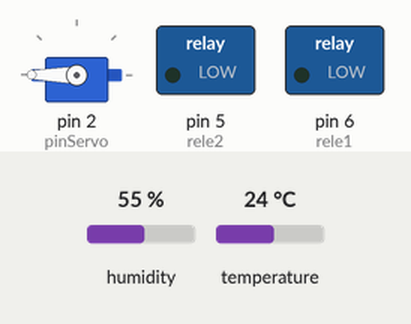
The sketch below on a simulated Arduino Uno, built with avr-gcc and run on an emulated ATmega328P. Shown: servo, switched loads named in the sketch (green lamp = pin HIGH). The inputs (shaded band) are chosen by the test bench; at power-on: humidity 55 %, temperature 24 °C. What the sketch prints to the serial monitor is not drawn.

Above: at 0.1 s.
Timing chart, 0 to 1.6 s (numbered marks = the images above):
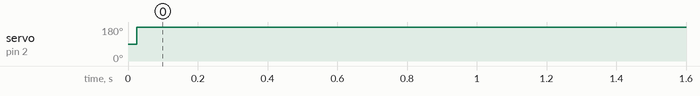

Measured:
- by itself, servo on pin 2 (pinServo): 90° → 180° at 0.03 s

The sketch:

Final.ino
```cpp
#include <Time.h>
#include <TimeLib.h>

#include <DHT.h>
#include <Servo.h> //Desactiva el pwm en los pines 9 y 10

#define DHTPIN 7 //Se define que al pin 7 estará conectado el sensor
#define DHTTYPE DHT11 //Definimos que el sensor a usar es el DHT11
DHT dht(DHTPIN, DHTTYPE); //Definimos el nombre del sensor con "dht" y donde irá conectado junto con el modelo
Servo miServo;

int conTiempo = 0;
int conTiempo2 = 0;

const int rele2 = 5; // Pin del rele 2
const int rele1 = 6; // Pin del rele 1

const int pinServo = 2;
const int pulsoMin = 550; // pulso en us para girar el servo a 0 grados
const int pulsoMax = 2250; // pulso en us para girar el servo a 180 grados

long miliVolts;
long temperatura;

void setup() {
  Serial.begin(9600); // Se inicia la comunicacion serial
  pinMode(rele2, OUTPUT);
  pinMode(rele1, OUTPUT);
  miServo.attach(pinServo, pulsoMin, pulsoMax);
}

void loop() {
  if(timeStatus() == timeNotSet){
     setTime(0,0,0,1,1,2016);
  }

  conTiempo = minute();


  float h = dht.readHumidity(); //Variable para leer la humedad
  float t = dht.readTemperature();

  if(isnan(h) || isnan(t)) //Si lo recibido en el comando de humedad y temperatura no es un número escribir "ERR"
  {
    Serial.println("ERRORRRR");
    return;
  }
  else{
    float hi = dht.computeHeatIndex(t, h); //Calcular temperatura y humedad

    if(t<=40.0){
      digitalWrite(rele1, LOW); // LOW encendido HIGH apagado
      digitalWrite(rele2, LOW); // LOW encendido HIGH apagado

      if(t>=50.0){
        digitalWrite(rele1, HIGH); // LOW encendido HIGH apagado
        digitalWrite(rele2, HIGH); // LOW encendido HIGH apagado
      }
    }
    else{

    }

    if(conTiempo < conTiempo2){
      if(((conTiempo + 60) - conTiempo2) >= 20){
        conTiempo2 = conTiempo;
        miServo.write(0);
        delay(2000);
        miServo.write(180);
        delay(2000);
        miServo.write(0);
      }
    }
    else{
      if((conTiempo - conTiempo2) >= 20){
        conTiempo2 = conTiempo;
        miServo.write(0);
        delay(2000);
        miServo.write(180);
        delay(2000);
        miServo.write(0);
      }
    }

    Serial.print("Servooo 1: ");
    Serial.print(miServo.read());
    miServo.write(180);
    delay(2000);
    Serial.print("Servooo 2: ");
    Serial.print(miServo.read());
    Serial.print(" ---Temperatura: ");
    Serial.print(t);
    Serial.println(" grados");
    Serial.print(", Humedad: ");
    Serial.print(h);
    Serial.print("%");
    Serial.print(", HI: ");
    Serial.print(hi);
    Serial.println("%");
    //delay(5000);

    digitalClockDisplay();
  }
}

void digitalClockDisplay(){
  // digital clock display of the time
  Serial.print(hour());
  printDigits(minute());
  printDigits(second());
  Serial.print(" ");
  Serial.print(day());
  Serial.print(" ");
  Serial.print(month());
  Serial.print(" ");
  Serial.print(year());
  Serial.println();
}

void printDigits(int digits){
  // utility function for digital clock display: prints preceding colon and leading 0
  Serial.print(":");
  if(digits < 10)
    Serial.print('0');
  Serial.print(digits);
}
```
